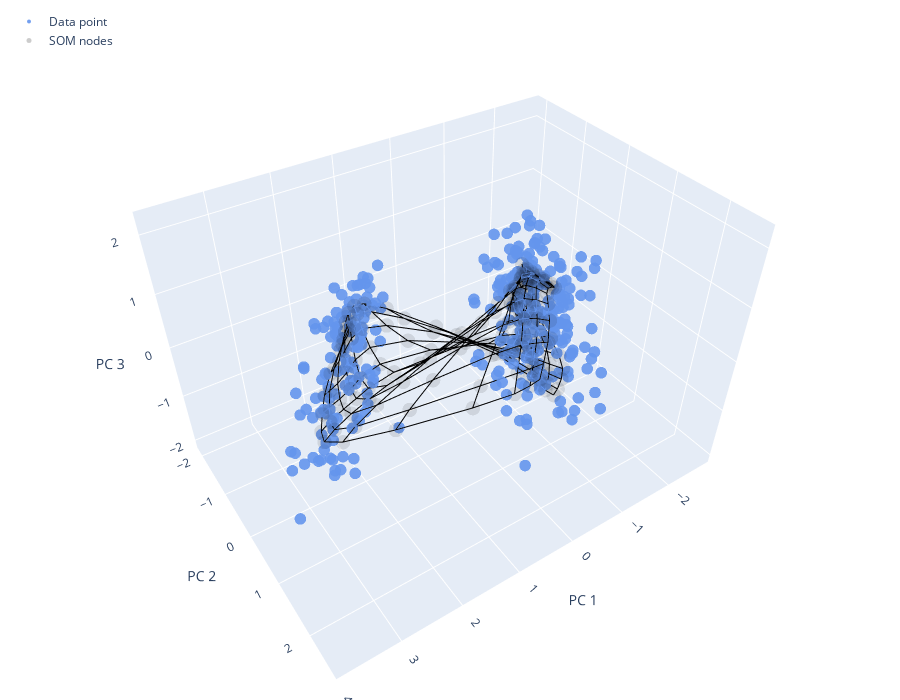

Notebook source saved alongside this figure:
### Code cell
from _utilities.som_plot import plot_in_3PC

plot_in_3PC(layers=[{
	"data": X_scaled_pca,
	"label": "Data point",
	"nodeWeights": node_weights_flat_pca,
	"gridShape": node_weights.shape,
	"marker": dict(size=4, opacity=.9, color="cornflowerblue")
	}])
